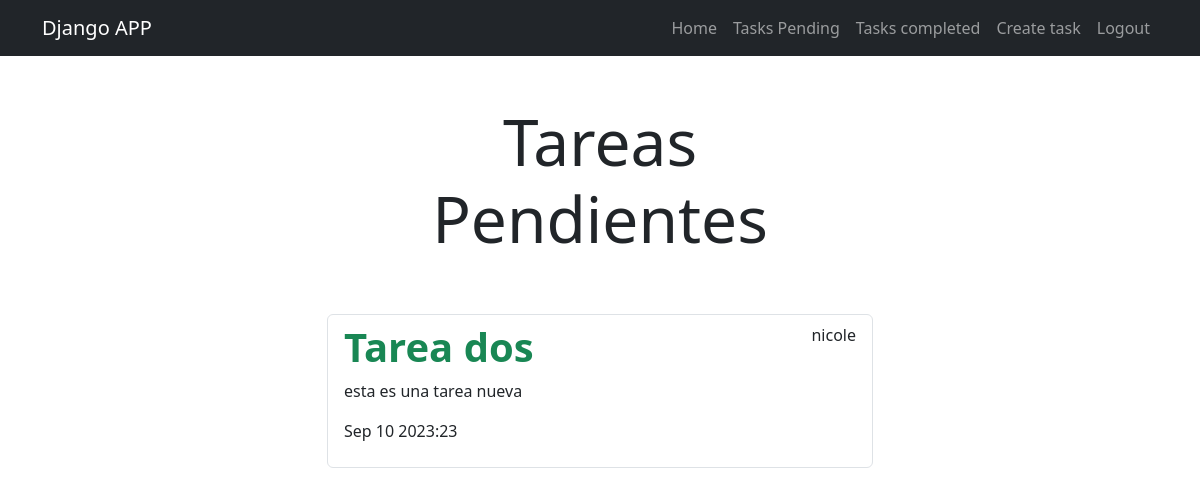
Page /tasks_completed/ (signed in) on the committed database.
### tasks/models.py (models this page shows, shortened)
class Task(models.Model):
    title = models.CharField(max_length=100)
    description = models.TextField(blank=True)
    created = models.DateTimeField(auto_now_add=True)
    datecompleted = models.DateTimeField(null=True, blank=True)
    important = models.BooleanField(default=False)
    user = models.ForeignKey(User, on_delete=models.CASCADE)

### tasks/views.py (the view)
# urls.py: path('tasks_completed/', views.tasks_completed, name='tasks_completed'),
@login_required
def tasks_completed(request):
    tasks = Task.objects.filter(user=request.user, datecompleted__isnull=False).order_by
    ('-datecompleted')
    return render(request, 'tasks.html', {'tasks':tasks})

### tasks/templates/tasks.html
{% extends 'base.html' %}
{% block content %}
<main class="container">
    <div class="row">
        <div class="col-md-6 offset-md-3">
            <h1 class="text-center display-3 py-5">Tareas Pendientes </h1>
            <ul class="list-group">
                {% for task in tasks %}
                 <a class="list-group-item" href="{% url 'task_detail' task.id %}">
                    <header class="d-flex justify-content-between">
                        {% if task.important %}
                        <h1 class="fw-bold text-success">{{task.title}}</h1>
                        {% else %}
                        <h1 class="fw-bold">{{task.title}}</h1>
                        {% endif %}
                        <p>{{task.user.username}}</p>
                    </header>
                   <p>{{task.description}}</p>
                   <p>{{task.datecompleted|date:'M j Y:i'}}</p>
                 </a>
                 {% endfor %}
            </ul>
        </div>
    </div>
</main>
{% endblock %}

### rows in the picture
Task: title "Tarea dos", user.username "nicole", description "esta es una tarea nueva", datecompleted "Sep 10 2023:23"
